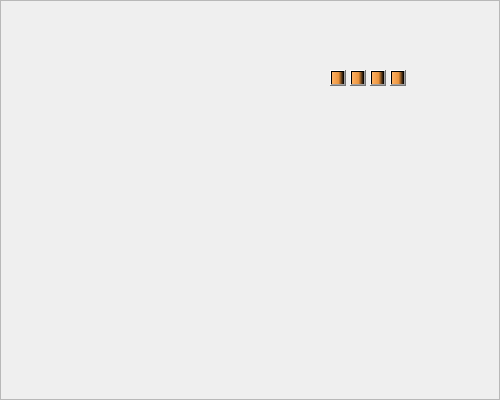
<?xml version="1.0" encoding="UTF-8"?>
<ui version="4.0">
 <class>f4_part3</class>
 <widget class="QWidget" name="f4_part3">
  <property name="geometry">
   <rect>
    <x>0</x>
    <y>0</y>
    <width>500</width>
    <height>400</height>
   </rect>
  </property>
  <property name="windowTitle">
   <string>Form</string>
  </property>
  <widget class="QFrame" name="frame">
   <property name="geometry">
    <rect>
     <x>0</x>
     <y>0</y>
     <width>500</width>
     <height>400</height>
    </rect>
   </property>
   <property name="styleSheet">
    <string notr="true">QFrame#frame{
	
	border-image: url(:/new/seat/part4.jpg);
}</string>
   </property>
   <property name="frameShape">
    <enum>QFrame::StyledPanel</enum>
   </property>
   <property name="frameShadow">
    <enum>QFrame::Raised</enum>
   </property>
   <widget class="QPushButton" name="pushButton">
    <property name="geometry">
     <rect>
      <x>330</x>
      <y>70</y>
      <width>16</width>
      <height>16</height>
     </rect>
    </property>
    <property name="styleSheet">
     <string notr="true">background-color:qlineargradient(spread:pad, x1:0, y1:0, x2:1, y2:0, stop:0 rgba(255, 178, 102, 255), stop:0.55 rgba(235, 148, 61, 255), stop:0.98 rgba(0, 0, 0, 255), stop:1 rgba(0, 0, 0, 0));</string>
    </property>
    <property name="text">
     <string/>
    </property>
   </widget>
   <widget class="QPushButton" name="pushButton_2">
    <property name="geometry">
     <rect>
      <x>350</x>
      <y>70</y>
      <width>16</width>
      <height>16</height>
     </rect>
    </property>
    <property name="styleSheet">
     <string notr="true">background-color:qlineargradient(spread:pad, x1:0, y1:0, x2:1, y2:0, stop:0 rgba(255, 178, 102, 255), stop:0.55 rgba(235, 148, 61, 255), stop:0.98 rgba(0, 0, 0, 255), stop:1 rgba(0, 0, 0, 0));</string>
    </property>
    <property name="text">
     <string/>
    </property>
   </widget>
   <widget class="QPushButton" name="pushButton_3">
    <property name="geometry">
     <rect>
      <x>370</x>
      <y>70</y>
      <width>16</width>
      <height>16</height>
     </rect>
    </property>
    <property name="styleSheet">
     <string notr="true">background-color:qlineargradient(spread:pad, x1:0, y1:0, x2:1, y2:0, stop:0 rgba(255, 178, 102, 255), stop:0.55 rgba(235, 148, 61, 255), stop:0.98 rgba(0, 0, 0, 255), stop:1 rgba(0, 0, 0, 0));</string>
    </property>
    <property name="text">
     <string/>
    </property>
   </widget>
   <widget class="QPushButton" name="pushButton_4">
    <property name="geometry">
     <rect>
      <x>390</x>
      <y>70</y>
      <width>16</width>
      <height>16</height>
     </rect>
    </property>
    <property name="styleSheet">
     <string notr="true">background-color:qlineargradient(spread:pad, x1:0, y1:0, x2:1, y2:0, stop:0 rgba(255, 178, 102, 255), stop:0.55 rgba(235, 148, 61, 255), stop:0.98 rgba(0, 0, 0, 255), stop:1 rgba(0, 0, 0, 0));</string>
    </property>
    <property name="text">
     <string/>
    </property>
   </widget>
  </widget>
 </widget>
 <resources/>
 <connections/>
</ui>
